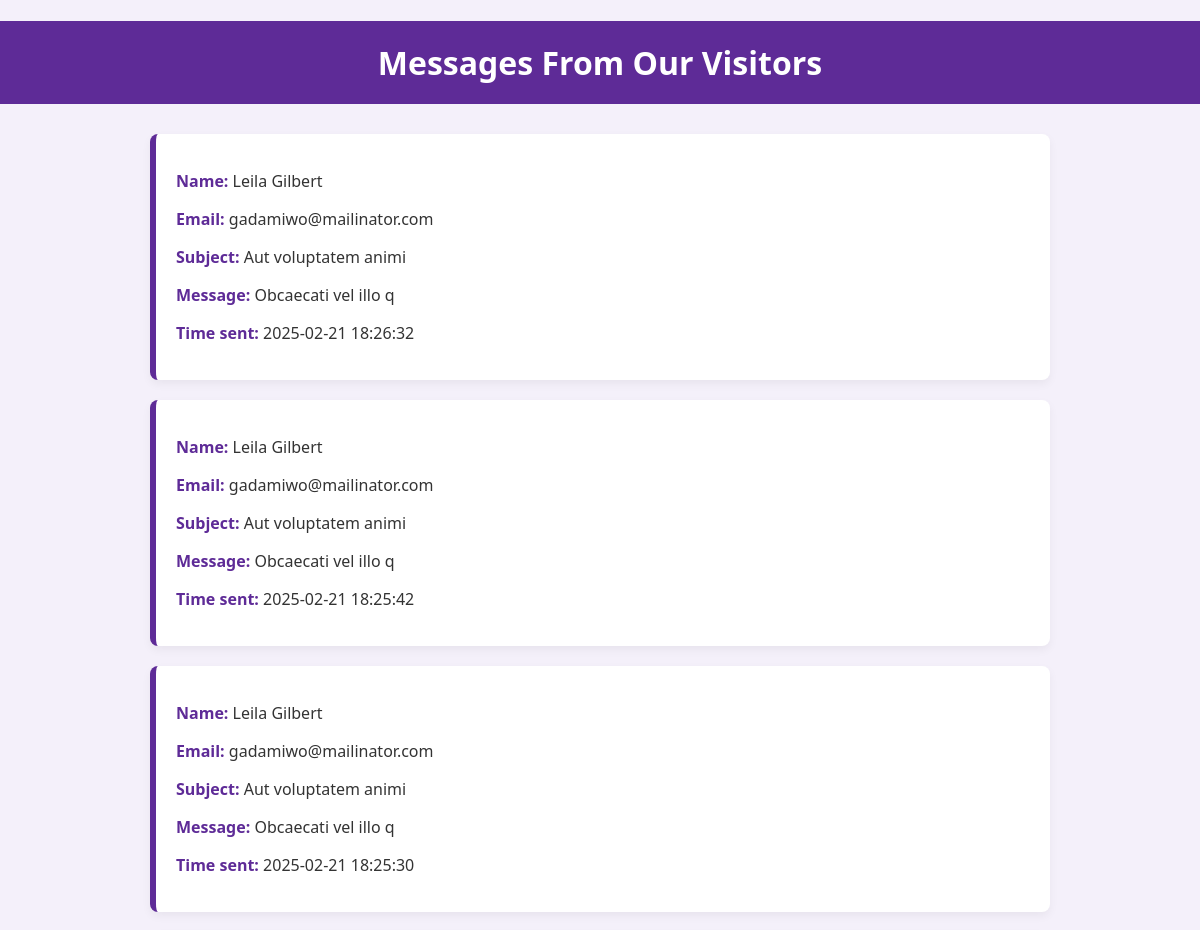
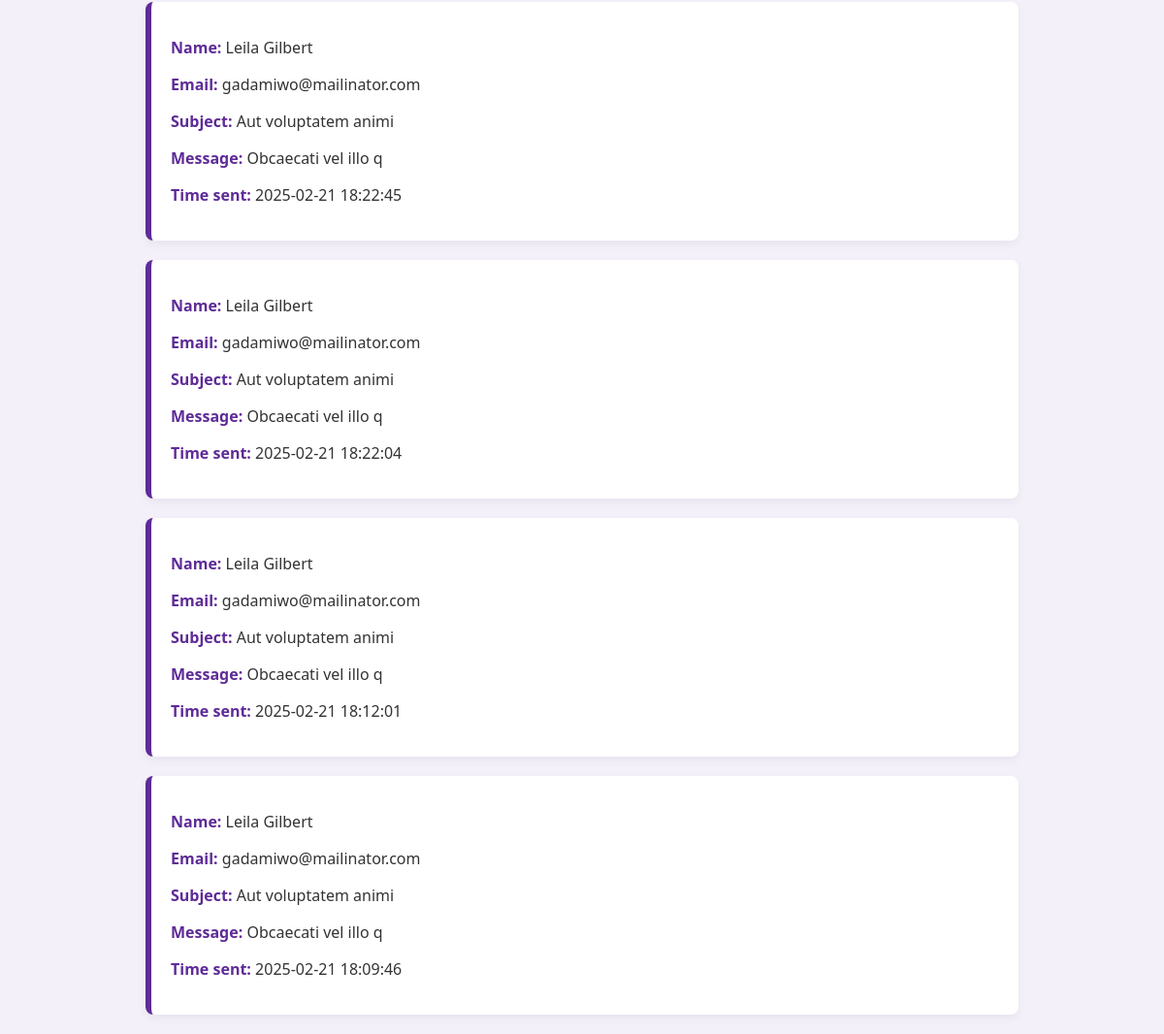
The app's page /admin/contact_us.php with its own data (2 pictures, top to bottom).
### tables this page shows
CREATE TABLE `contact_us` (
  `id` int(11) NOT NULL,
  `name` varchar(255) NOT NULL,
  `email` varchar(255) NOT NULL,
  `subject` varchar(255) NOT NULL,
  `message` text NOT NULL,
  `created_at` timestamp NOT NULL DEFAULT current_timestamp()
);

### admin/contact_us.php (the view, shortened to what this page needs)
<?php
$servername = "localhost";
$username = "root";
$password = "";
$dbname = "truszed";
$conn = new mysqli($servername, $username, $password, $dbname);
$sql = "SELECT * FROM contact_us ORDER BY id DESC";
$result = $conn->query($sql);
?>
<!DOCTYPE html>
<html lang="en">
<head>
</head>
<body>
    <h1>Messages From Our Visitors</h1>
    <div class="container">
        <?php
        if ($result->num_rows > 0) {
            while ($row = $result->fetch_assoc()) {
                echo "<div class='message-card'>";
                echo "<p><strong>Name:</strong> " . htmlspecialchars($row['name']) . "</p>";
                echo "<p><strong>Email:</strong> " . htmlspecialchars($row['email']) . "</p>";
                echo "<p><strong>Subject:</strong> " . htmlspecialchars($row['subject']) . "</p>";
                echo "<p><strong>Message:</strong> " . nl2br(htmlspecialchars($row['message'])) . "</p>";
                echo "<p><strong>Time sent:</strong> " . htmlspecialchars($row['created_at']) . "</p>";
                echo "</div>";
            }
        } else {
            echo "<p class='no-messages'>No messages to display.</p>";
        }
        ?>
    </div>
</body>
</html>

### admin/contact_us.php (style rules this page uses)
body { font-family: 'Segoe UI', Tahoma, Geneva, Verdana, sans-serif; margin: 0; padding: 0; background-color: #f4f0fa; color: #333; }
h1 { text-align: center; padding: 20px 10px; background-color: #5e2b97; color: #fff; margin-bottom: 30px; }
.container { max-width: 900px; margin: 0 auto; padding: 0 15px; }
.message-card { background-color: #fff; border-left: 6px solid #5e2b97; border-radius: 8px; box-shadow: 0 4px 10px rgba(0, 0, 0, 0.05); padding: 20px; margin-bottom: 20px; transition: transform 0.2s; }
.message-card strong { color: #5e2b97; }

### records on screen
contact_us: name "Leila Gilbert", email "gadamiwo@mailinator.com", subject "Aut voluptatem animi", message "Obcaecati vel illo q", created_at "2025-02-21 18:26:32"
contact_us: name "Leila Gilbert", email "gadamiwo@mailinator.com", subject "Aut voluptatem animi", message "Obcaecati vel illo q", created_at "2025-02-21 18:25:42"
contact_us: name "Leila Gilbert", email "gadamiwo@mailinator.com", subject "Aut voluptatem animi", message "Obcaecati vel illo q", created_at "2025-02-21 18:25:30"
contact_us: name "Leila Gilbert", email "gadamiwo@mailinator.com", subject "Aut voluptatem animi", message "Obcaecati vel illo q", created_at "2025-02-21 18:22:45"
contact_us: name "Leila Gilbert", email "gadamiwo@mailinator.com", subject "Aut voluptatem animi", message "Obcaecati vel illo q", created_at "2025-02-21 18:22:04"
contact_us: name "Leila Gilbert", email "gadamiwo@mailinator.com", subject "Aut voluptatem animi", message "Obcaecati vel illo q", created_at "2025-02-21 18:12:01"
contact_us: name "Leila Gilbert", email "gadamiwo@mailinator.com", subject "Aut voluptatem animi", message "Obcaecati vel illo q", created_at "2025-02-21 18:09:46"
